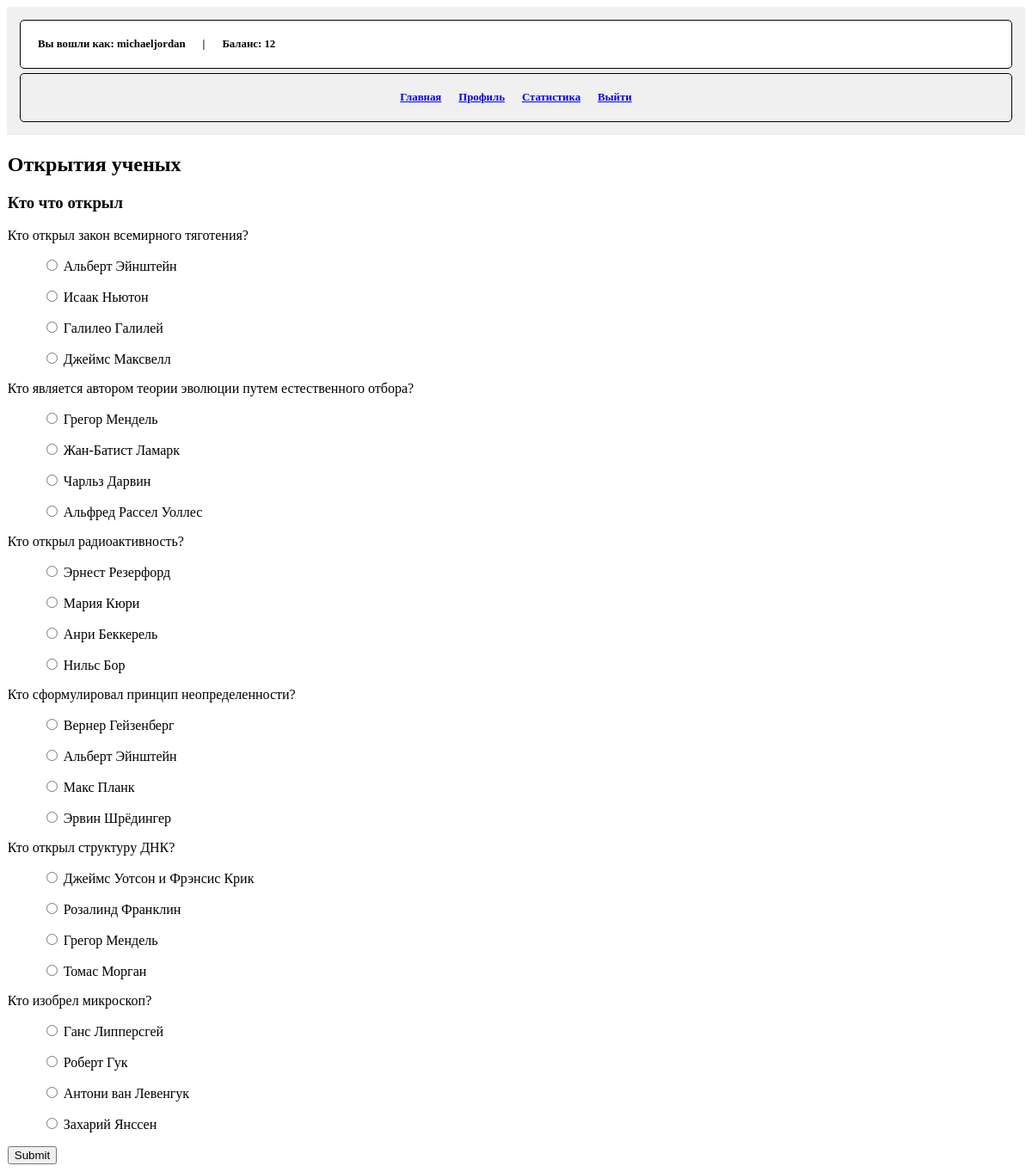
Screenshot of /quiz/3/ (signed in) with the database file from the repository.
### polls/models.py (models this page shows, shortened)
class UserProfile(models.Model):
    user = models.OneToOneField(User, on_delete=models.CASCADE)
    currency = models.IntegerField(default=0)
    background_color = models.CharField(max_length=7, default='#FFFFFF')
    border_color = models.CharField(max_length=7, default='#000000')

class Quiz(models.Model):
    name = models.CharField(max_length=200)
    description = models.TextField()

class Question(models.Model):
    quiz = models.ForeignKey(Quiz, on_delete=models.CASCADE)
    question_text = models.CharField(max_length=200)
    pub_date = models.DateTimeField("created_at")

class Choice(models.Model):
    question = models.ForeignKey(Question, on_delete=models.CASCADE)
    choice_text = models.CharField(max_length=200)
    correct = models.BooleanField(default=False)

### polls/views.py (the view)
# urls.py: path('quiz/<int:quiz_id>/', views.take_quiz, name='take_quiz'),
@login_required
def take_quiz(request, quiz_id):
    quiz = get_object_or_404(Quiz, pk=quiz_id)
    profile = request.user.userprofile
    if request.method == 'POST':
        for question in quiz.question_set.all():
            choice_id = request.POST.get(f'question_{question.id}')
            if choice_id:
                choice = Choice.objects.get(pk=choice_id)
                result = False
                if choice.correct:
                    profile.currency += 2
                    profile.save()
                    result = True
                UserAnswer.objects.create(user=request.user, question=question, choice=choice, result=result)
        return redirect('quizzes_list')
    else:
        questions = quiz.question_set.all()
        return render(request, 'take_quiz.html', {'quiz': quiz, 'questions': questions})

### polls/templates/take_quiz.html (shortened to what this page needs)
{% extends 'base.html' %}
{% block content %}
<h2>{{ quiz.name }}</h2>
    <h3>{{ quiz.description }}</h3>
    <form method="post">
        {% for question in questions %}
        <p>
            {{ question.question_text }}
            {% for choice in question.choice_set.all %}
                <ul>
                    <input type="radio" name="question_{{ question.id }}" value="{{ choice.id }}" required>
                    {{ choice.choice_text }}
                </ul>
            {% endfor %}
        </p>
        {% endfor %}
        <input type="submit"></input>
    </form>
{% endblock %}

### polls/templates/base.html (shortened to what this page needs)
<!DOCTYPE html>
<html lang="en">
<head>
</head>
<body>
    <header>
        {% if user.is_authenticated %}
            <span style="border-color: {{ user.userprofile.border_color }}; background: {{ user.userprofile.background_color }};  display: flex; justify-content: flex-start;">
                <a>Вы вошли как: {{ user.username }}</a>
                <a>|</a>
                <a>Баланс: {{ user.userprofile.currency }}</a>
            </span>
            <span style="display: flex; justify-content: center;">
                <a href="{% url 'quizzes_list' %}">Главная</a>
                <a href="{% url 'user_profile' %}">Профиль</a>
                <a href="{% url 'user_list' %}">Статистика</a>
                <a href="{% url 'logout' %}">Выйти</a>
            </span>
        {% else %}
            <span>
                Вы не вошли в систему
            </span>
        {% endif %}
    </header>
    <main>
        {% block content %}
        {% endblock %}
    </main>
</body>
</html>

### polls/templates/base.html (style rules this page uses)
header { display: block; font-size: .8em; font-weight: bold; justify-content: space-between; padding: 10px; background-color: #f0f0f0; }
main { padding: .8px; }
span { display: flex; font-size: 1em; justify-content: space-between; border: 1px solid black; border-radius: 5px; margin: 5px; padding: 10px; }
a { padding: 10px; }

### rows the page displays
Quiz: name "Открытия ученых", description "Кто что открыл"
Question: question_text "Кто открыл закон всемирного тяготения?"
Choice: choice_text "Альберт Эйнштейн"
Choice: choice_text "Исаак Ньютон"
Choice: choice_text "Галилео Галилей"
Choice: choice_text "Джеймс Максвелл"
Question: question_text "Кто является автором теории эволюции путем естественного отбора?"
Choice: choice_text "Грегор Мендель"
Choice: choice_text "Жан-Батист Ламарк"
Choice: choice_text "Чарльз Дарвин"
Choice: choice_text "Альфред Рассел Уоллес"
Question: question_text "Кто открыл радиоактивность?"
Choice: choice_text "Эрнест Резерфорд"
Choice: choice_text "Мария Кюри"
Choice: choice_text "Анри Беккерель"
Choice: choice_text "Нильс Бор"
Question: question_text "Кто сформулировал принцип неопределенности?"
Choice: choice_text "Вернер Гейзенберг"
Choice: choice_text "Альберт Эйнштейн"
Choice: choice_text "Макс Планк"
Choice: choice_text "Эрвин Шрёдингер"
Question: question_text "Кто открыл структуру ДНК?"
Choice: choice_text "Джеймс Уотсон и Фрэнсис Крик"
Choice: choice_text "Розалинд Франклин"
Choice: choice_text "Грегор Мендель"
Choice: choice_text "Томас Морган"
Question: question_text "Кто изобрел микроскоп?"
Choice: choice_text "Ганс Липперсгей"
Choice: choice_text "Роберт Гук"
Choice: choice_text "Антони ван Левенгук"
Choice: choice_text "Захарий Янссен"

### other values shown
{{ user.username }} "michaeljordan"
{{ user.userprofile.currency }} "12"
